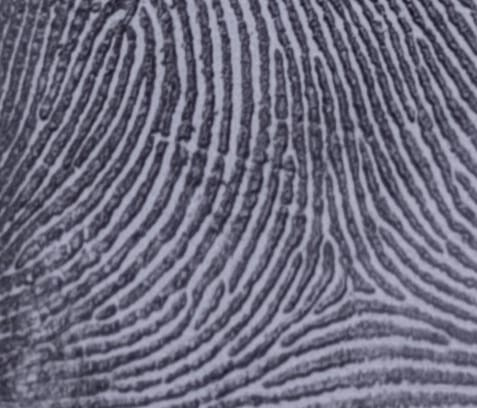
#> input picture finger/IMG-20250319-WA0135.jpg, 477 x 408 px
$ python -i detailed_fingerprint_analyzer.py   (imports and definitions only)   (older library calls are emulated)
#> lines starting #> are read from the running program, lines starting #| are printed output that depends on the picture; after the words box and inside, x2 and y2 are one past the last pixel; in counts of white or black regions, pixels touching at a corner belong together
import cv2
import numpy as np
from scipy import ndimage
import logging
from PIL import Image, ImageChops
import math

logger = logging.getLogger('detailed_fingerprint_analyzer')

class DetailedFingerprintAnalyzer:
    """
    فئة متخصصة في تحليل البصمات بشكل مفصل، وخاصة البصمات الجزئية أو غير المكتملة.
    تركز على التحليل المفصل للنقاط المميزة، وأنماط الحواف، والخصائص الفريدة للبصمة.
    """

    def __init__(self):
        self.target_size = (400, 400)  # حجم موحد للصور
        self.block_size = 16  # حجم الكتلة لحساب التوجيه
        self.min_quality_threshold = 0.3  # تخفيض الحد الأدنى للجودة للتعامل مع البصمات الجزئية

    def preprocess_for_detailed_analysis(self, image_path):
        """
        معالجة أولية مخصصة للبصمة لتحليل أكثر تفصيلاً
        """
#> called with image_path = '../finger/IMG-20250319-WA0135.jpg'
        try:
            # قراءة الصورة
            img = cv2.imread(image_path, cv2.IMREAD_GRAYSCALE)
#> img: shape (408, 477); min 18, max 188, mean 110.4
            if img is None:
                raise ValueError("فشل في قراءة الصورة")

            # تغيير حجم الصورة
            img = cv2.resize(img, self.target_size)
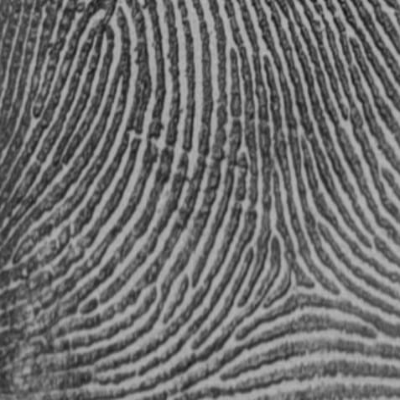
#> img: shape (400, 400); min 21, max 183, mean 110.3

            # تحسين التباين باستخدام CLAHE
            clahe = cv2.createCLAHE(clipLimit=3.0, tileGridSize=(8,8))
            img = clahe.apply(img)
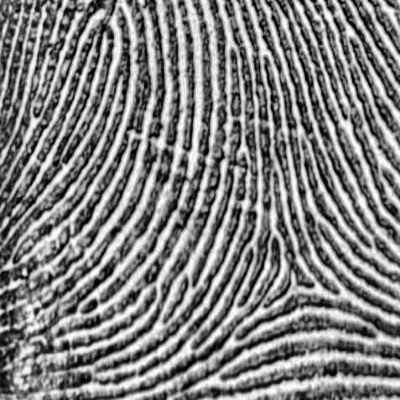
#> img: shape (400, 400); min 1, max 255, mean 129.4

            # إزالة الضوضاء باستخدام مرشح ثنائي
            img = cv2.bilateralFilter(img, 9, 75, 75)
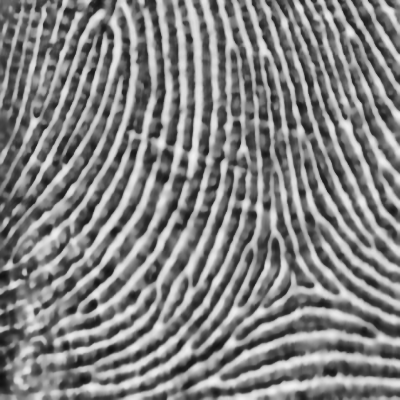
#> img: shape (400, 400); min 16, max 242, mean 129.8

            # تحسين حواف البصمة بشكل أكثر دقة
            img = cv2.adaptiveThreshold(
                img, 255, cv2.ADAPTIVE_THRESH_GAUSSIAN_C,
                cv2.THRESH_BINARY_INV, 13, 2
            )
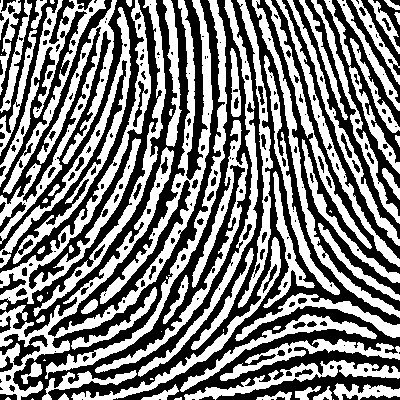
#> img: shape (400, 400); 49.2% white; 76 white regions (15 under 20 px), largest, box (x1, y1, x2, y2) and area: (0, 0, 213, 400) 9803, (0, 0, 151, 304) 4898, (0, 0, 117, 244) 4199

            # عمليات مورفولوجية لتحسين جودة الصورة
            kernel = np.ones((3,3), np.uint8)
            img = cv2.morphologyEx(img, cv2.MORPH_CLOSE, kernel)
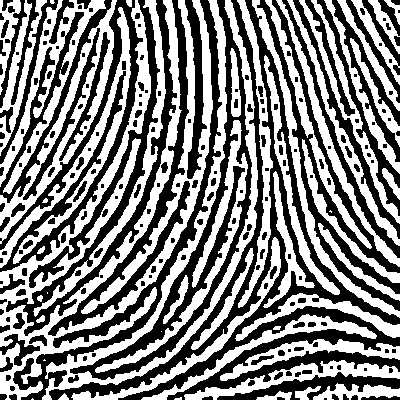
#> img: shape (400, 400); 50.9% white; 214 black regions (91 under 20 px), largest, box (x1, y1, x2, y2) and area: (49, 0, 400, 400) 17019, (6, 0, 177, 336) 7651, (70, 0, 252, 380) 7354

            return img

        except Exception as e:
            logger.error(f"خطأ في معالجة الصورة للتحليل المفصل: {str(e)}")
            raise

    # [374 lines left out: functions detect_minutiae, analyze_ridge_patterns, _determine_pattern_type, analyze_size_and_shape, evaluate_quality, match_minutiae and 4 more, not called in this run]

>>> result = DetailedFingerprintAnalyzer().preprocess_for_detailed_analysis('../finger/IMG-20250319-WA0135.jpg')

$ run again, on finger/IMG-20250319-WA0136.jpg
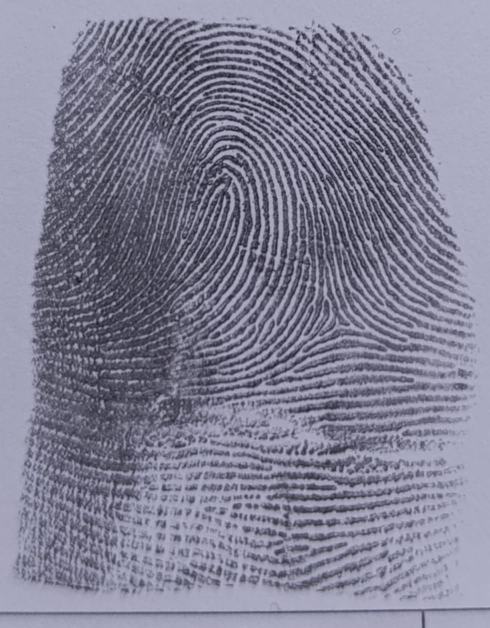
#> input picture finger/IMG-20250319-WA0136.jpg, 979 x 1256 px (shown at 1/2 size)
#> in preprocess_for_detailed_analysis, `img = cv2.adaptiveThreshold( img, 255, cv2.ADAPTIVE_THRESH_GAUSSIAN_C,..`:
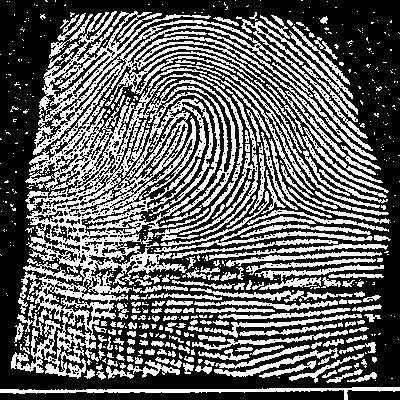
#> img: shape (400, 400); 39.2% white; 567 white regions (369 under 20 px), largest, box (x1, y1, x2, y2) and area: (11, 11, 383, 379) 29992, (236, 16, 368, 139) 1612, (0, 387, 400, 400) 1429
#> in preprocess_for_detailed_analysis, `img = cv2.morphologyEx(img, cv2.MORPH_CLOSE, kernel)`:
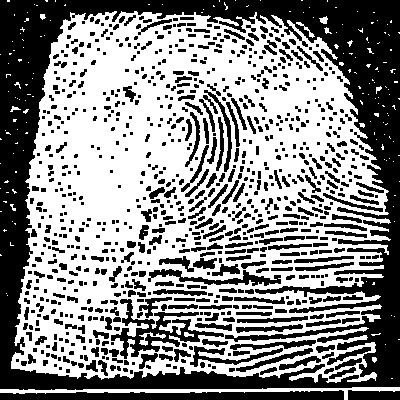
#> img: shape (400, 400); 54.7% white; 875 black regions (491 under 20 px), largest, box (x1, y1, x2, y2) and area: (0, 0, 400, 390) 39546, (0, 390, 344, 400) 2612, (111, 299, 224, 359) 1841

$ run again, on finger/3.jpg
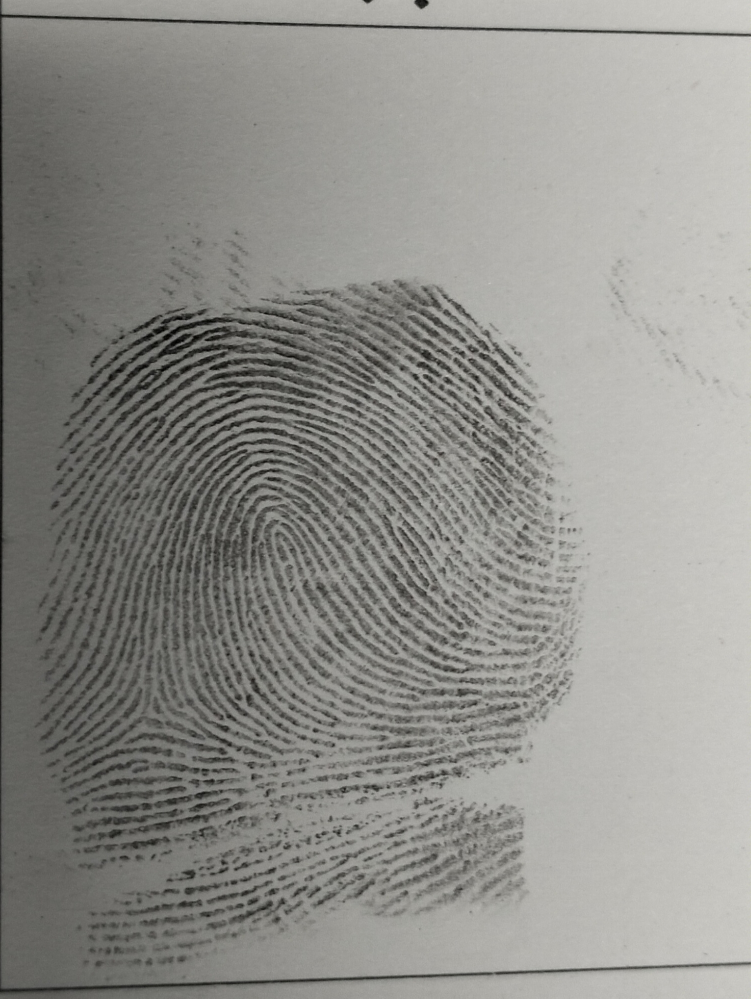
#> input picture finger/3.jpg, 1501 x 1997 px (shown at 1/2 size)
#> in preprocess_for_detailed_analysis, `img = cv2.adaptiveThreshold( img, 255, cv2.ADAPTIVE_THRESH_GAUSSIAN_C,..`:
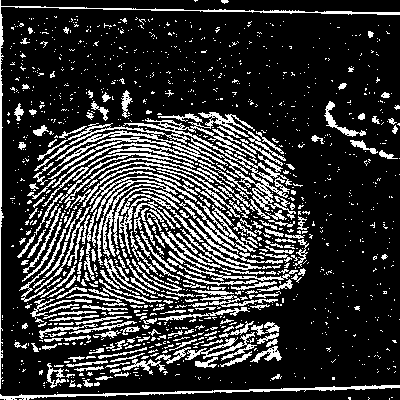
#> img: shape (400, 400); 21.2% white in thin lines or dots
#> in preprocess_for_detailed_analysis, `img = cv2.morphologyEx(img, cv2.MORPH_CLOSE, kernel)`:
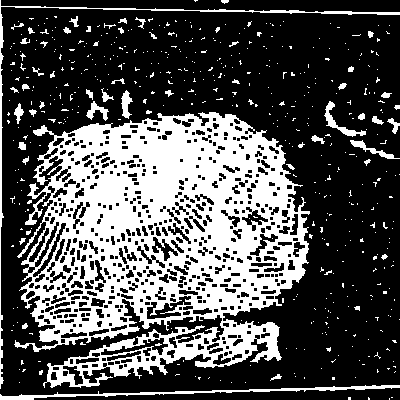
#> img: shape (400, 400); 32% white; 512 white regions (460 under 20 px), largest, box (x1, y1, x2, y2) and area: (14, 112, 310, 388) 44422, (0, 0, 400, 389) 1499, (0, 385, 400, 400) 1147
